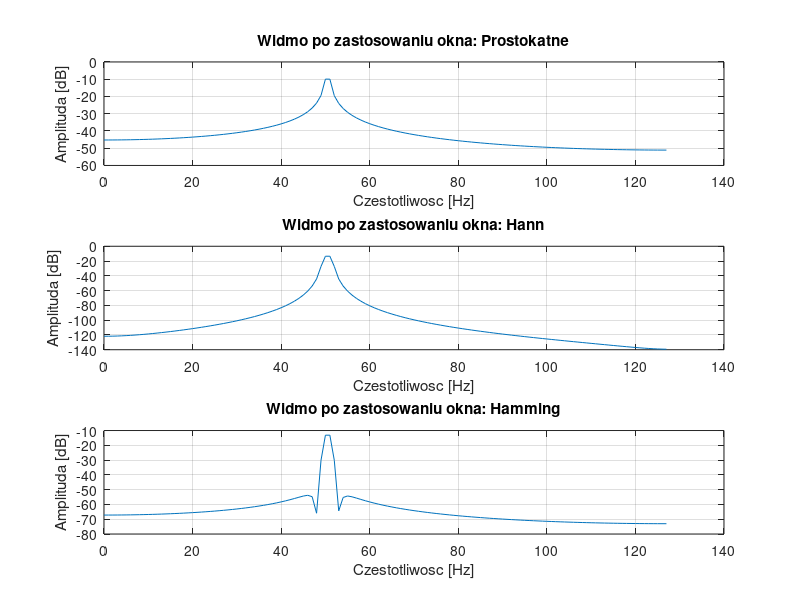

Recreate this plot in MATLAB.
% Lab 5 - Przyklad 3: Okna i przeciek widma
fs = 256;
N  = 256;
t  = (0:N-1) / fs;
f0 = 50.5;
x  = sin(2*pi*f0*t);

windows = {ones(1, N), hanning(N)', hamming(N)'};
names   = {'Prostokatne', 'Hann', 'Hamming'};
f       = (0:N-1) * fs / N;

figure;
for i = 1:3
    xw = x .* windows{i};
    X  = abs(fft(xw)) / N;

    subplot(3,1,i);
    plot(f(1:N/2), 20*log10(X(1:N/2) + eps));
    title(sprintf('Widmo po zastosowaniu okna: %s', names{i}));
    xlabel('Czestotliwosc [Hz]'); ylabel('Amplituda [dB]'); grid on;
end
